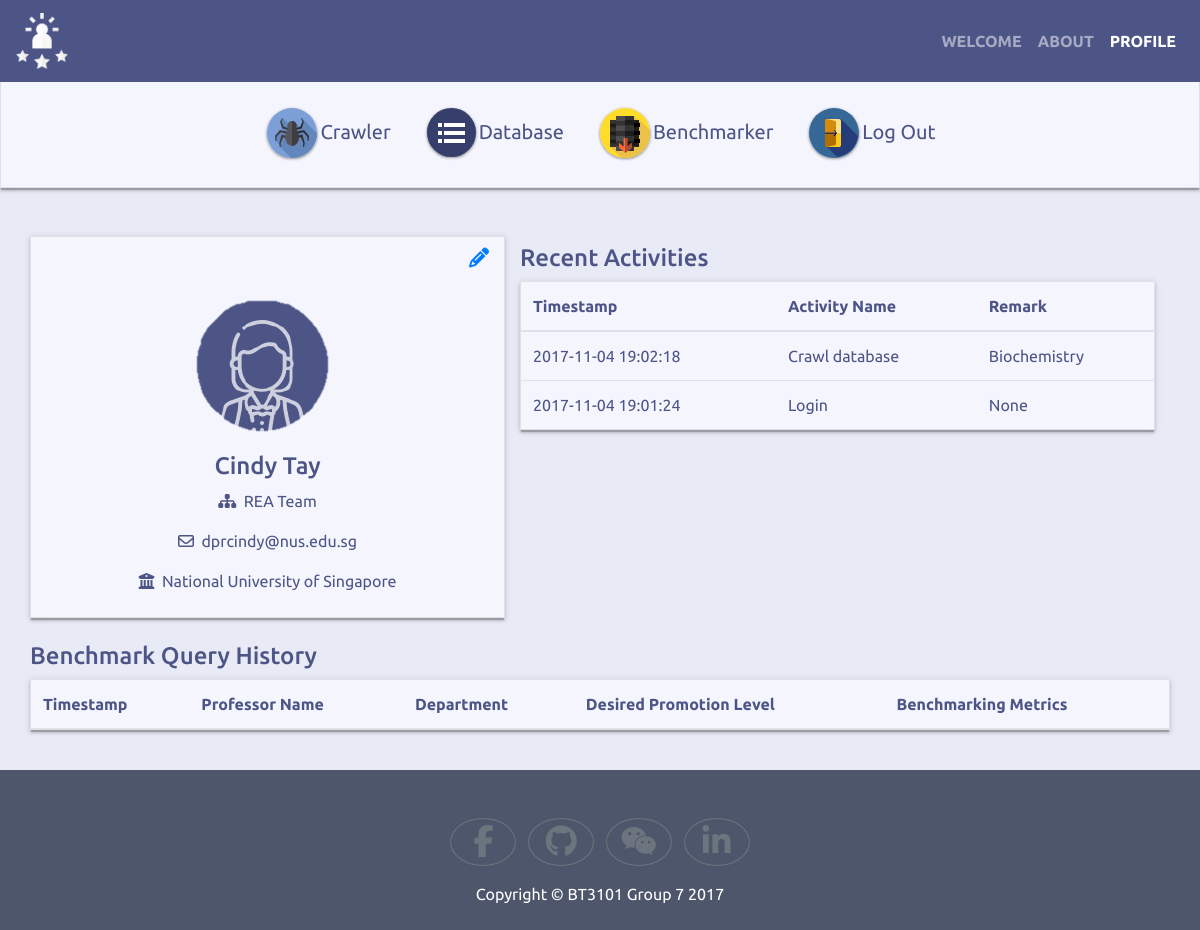
Page /profile/ (signed in) on the earlier database version.
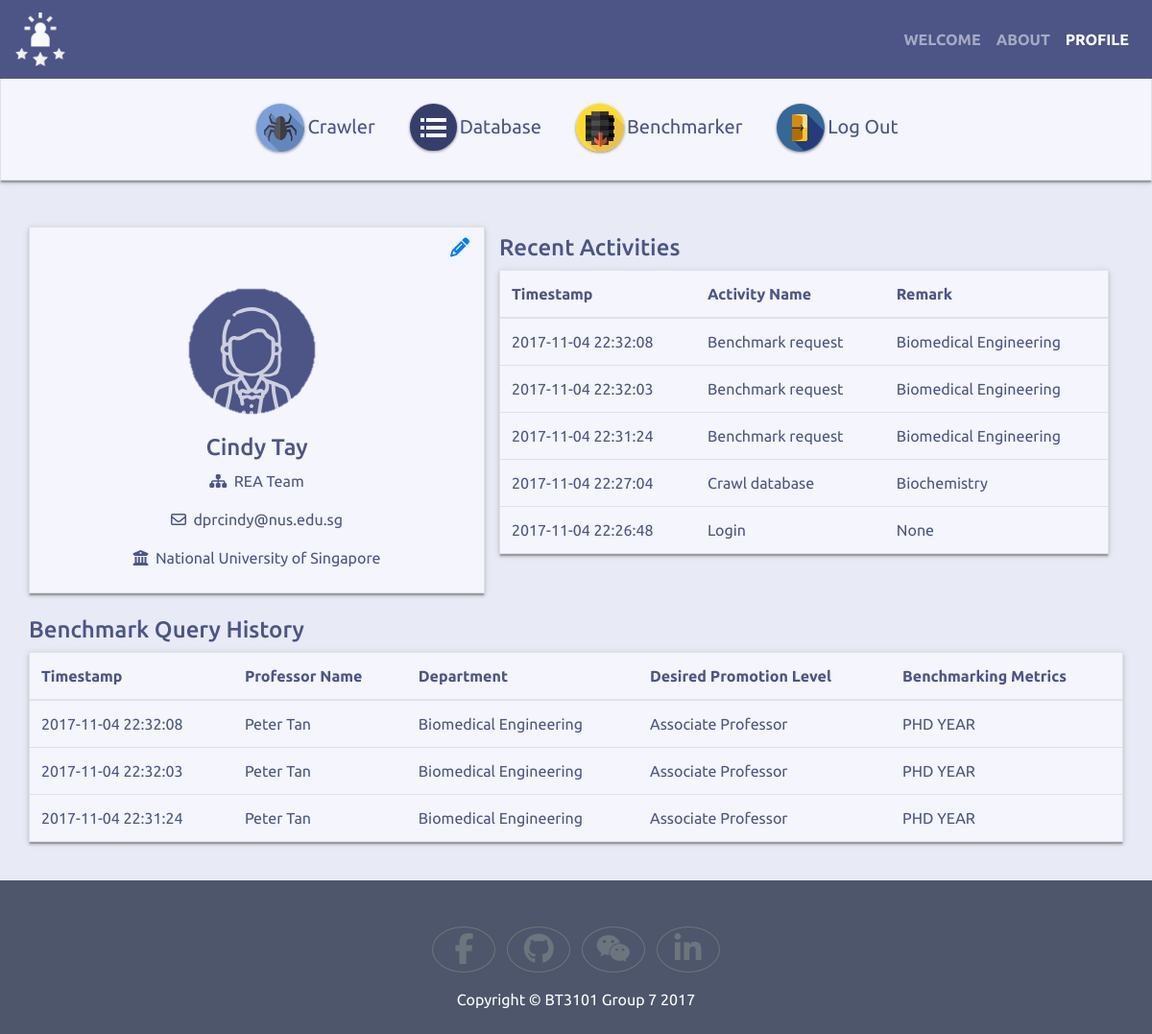
Same page on the later database version.
### tables this page shows
CREATE TABLE users (
  user_id integer primary key autoincrement,
  username text not null,
  password text not null,
  first_name text not null,
  last_name text not null,
  institution text not null,
  team text not null,
  email text not null,
  staff_id text not null
);

CREATE TABLE activities (
  activity_id integer primary key autoincrement,
  activity_timestamp text not null,
  user_id integer not null,
  activity_name text not null,
  remark text not null
);

CREATE TABLE benchmarks (
  benchmark_id integer primary key autoincrement,
  benchmark_timestamp text not null,
  user_id integer not null,
  name text not null,
  department text not null,
  position text not null,
  metrics text not null
);

### application.py (the view)
@app.route("/profile/")
def profile():
    if 'username' in session:
        user_id = session['user_id']
        full_user = query_db('select username, first_name, last_name, institution, team, email, staff_id from users where user_id = ?', (user_id,), one=True)
        activities = query_db('select activity_timestamp, activity_name, remark from activities where user_id = ? order by datetime(activity_timestamp) desc limit 5', (user_id,))
        benchmarks = query_db('select benchmark_timestamp, name, department, position, metrics from benchmarks where user_id = ? order by datetime(benchmark_timestamp) desc limit 5', (user_id,))
        return render_template("profile.html", user=full_user, activities=activities, benchmarks=benchmarks)
    else:
        return redirect(url_for('main'))

### application.py (called while the page is built)
def get_db():
    db = getattr(g, '_database', None)
    if db is None:
        db = g._database = sqlite3.connect(DATABASE)
    return db

def query_db(query, args=(), one=False):
    db = get_db()
    db.row_factory = sqlite3.Row
    cur = db.cursor().execute(query, args)
    rv = cur.fetchall()
    return (rv[0] if rv else None) if one else rv

@app.teardown_appcontext
def close_connection(exception):
    db = getattr(g, '_database', None)
    if db is not None:
        db.close()

### templates/profile.html (shortened to what this page needs)
<!doctype html>
<html lang="en">
  <head>
    <link rel="stylesheet" href="https://maxcdn.bootstrapcdn.com/bootstrap/4.0.0-beta.2/css/bootstrap.min.css">
    <link href="https://opensource.keycdn.com/fontawesome/4.7.0/font-awesome.min.css" rel="stylesheet">
    <link href="../static/css/custom.css" rel="stylesheet">
  </head>
  <body>
    <header class="navbar fixed-top navbar-expand-lg navbar-dark" style="background-color: #4C5586;">
      <a class="navbar-brand" href="#"><img class="img-fluid" src="../static/img/Logo.svg"></a>
      <div class="collapse navbar-collapse" id="navbarNavAltMarkup">
        <ul class="navbar-nav ml-auto">
          <li class="nav-item">
            <a class="nav-link font-weight-bold" href="{{ url_for('main') }}">WELCOME</a>
          </li>
          <li class="nav-item">
            <a class="nav-link font-weight-bold" href="{{ url_for('about') }}">ABOUT</a>
          </li>
          <li class="nav-item active">
            <a class="nav-link font-weight-bold" href="{{ url_for('profile') }}">PROFILE<span class="sr-only">(current)</span></a>
          </li>
        </ul>
      </div>
    </header>
    <div class="container-fluid border text-center mt-5 pt-5 pb-3 shadowed function-button">
      <div class="btn-group btn-group-lg" role="group" aria-label="Function buttons">
        <a class="btn btn-light btn-menu" href="{{ url_for('crawler') }}">
          <img src="../static/img/Crawl.svg">Crawler
        </a>
        <a class="btn btn-light btn-menu" href="{{ url_for('database') }}">
          <img src="../static/img/Menu.svg">Database
        </a>
        <a class="btn btn-light btn-menu" href="{{ url_for('benchmarker') }}">
          <img src="../static/img/Database.svg">Benchmarker
        </a>
        <a class="btn btn-light btn-menu" href="{{ url_for('logout') }}">
          <img src="../static/img/Logout.svg">Log Out
        </a>
      </div>
    </div>
    <div class="container pt-5">
      <div class="row">
        <div class="col-5 border text-center py-2 profile-box shadowed">
          <p class="text-right"><a href="#"><i class="fa fa-lg fa-pencil"></i></a></p>
          <img class="img-fluid" src="../static/img/Profile Icon.png" alt="User Profile Pic">
          <h4>{{ user['first_name'] }} {{ user['last_name'] }}</h4>
          <p><i class="fa fa-sitemap"></i>&nbsp; {{ user['team'] }}</p>
          <p><i class="fa fa-envelope-o"></i>&nbsp; {{ user['email'] }}</p>
          <p><i class="fa fa-university"></i>&nbsp; {{ user['institution'] }}</p>
        </div>
        <div class="col-7 pt-2">
          <h4>Recent Activities</h4>
          <table class="table border profile-box shadowed">
            <thead>
              <tr>
                <th scope="col">Timestamp</th>
                <th scope="col">Activity Name</th>
                <th scope="col">Remark</th>
              </tr>
            </thead>
            <tbody>
              {% for row in activities %}
                <tr>
                  <td>{{ row['activity_timestamp'] }}</td>
                  <td>{{ row['activity_name'] | capitalize }}</td>
                  <td>{{ row['remark'] }}</td>
                </tr>
              {% endfor %}
            </tbody>
          </table>
        </div>
      </div>
    </div>
    <div class="container py-4">
      <div class="row">
        <h4>Benchmark Query History</h4>
        <table class="table border profile-box shadowed">
          <thead>
            <tr>
              <th scope="col">Timestamp</th>
              <th scope="col">Professor Name</th>
              <th scope="col">Department</th>
              <th scope="col">Desired Promotion Level</th>
              <th scope="col">Benchmarking Metrics</th>
            </tr>
          </thead>
          <tbody>
            {% for row in benchmarks %}
              <tr>
                <td>{{ row['benchmark_timestamp'] }}</td>
                <td>{{ row['name'] }}</td>
                <td>{{ row['department'] }}</td>
                <td>{{ row['position'] }}
                <td>{{ row['metrics'] }}</td>
              </tr>
            {% endfor %}
          </tbody>
        </table>
      </div>
    </div>
    <footer class="footer pt-5 pb-2">
      <div class="container">
        <div class="text-center">
          <ul class="list-inline">
            <li class="list-inline-item">
              <a class="btn btn-outline-secondary rounded-circle" href="#" target="_blank">
                <i class="fa fa-fw fa-2x fa-facebook"></i>
              </a>
            </li>
            <li class="list-inline-item">
              <a class="btn btn-outline-secondary rounded-circle" href="#" target="_blank">
                <i class="fa fa-fw fa-2x fa-github"></i>
              </a>
            </li>
            <li class="list-inline-item">
              <a class="btn btn-outline-secondary rounded-circle" href="#" target="_blank">
                <i class="fa fa-fw fa-2x fa-wechat"></i>
              </a>
            </li>
            <li class="list-inline-item">
              <a class="btn btn-outline-secondary rounded-circle" href="#" target="_blank">
                <i class="fa fa-fw fa-2x fa-linkedin"></i>
              </a>
            </li>
          </ul>
          <p>Copyright &copy; BT3101 Group 7 2017</p>
        </div>
      </div>
    </footer>
  </body>
</html>

### static/css/custom.css (style rules this page uses)
body { font-family: Ubuntu, 'Helvetica Neue', Helvetica, Arial, sans-serif; color: #4C5586; background-color: #E8EAF6; }
.footer { background-color: #4D566A; }
.footer p { color: #fff; }
.shadowed { box-shadow:0 3px 3px 0 rgba(0,0,0,0.14),0 1px 7px 0 rgba(0,0,0,0.12),0 3px 1px -1px rgba(0,0,0,0.2) }
.btn-menu { color: #4C5586; border-color: #F4F5FD; background-color: #F4F5FD; }
.function-button { background-color: #F4F5FD; }
.profile-box { background-color: #F4F5FD; }

Differences in the rows shown:
no longer on this page (row unchanged): activities: activity_timestamp "2017-11-04 19:02:18", activity_name "Crawl database", remark "Biochemistry"
no longer on this page (row unchanged): activities: activity_timestamp "2017-11-04 19:01:24", activity_name "Login", remark "None"
added activities: activity_timestamp "2017-11-04 22:32:08", activity_name "Benchmark request", remark "Biomedical Engineering"
added activities: activity_timestamp "2017-11-04 22:32:03", activity_name "Benchmark request", remark "Biomedical Engineering"
added activities: activity_timestamp "2017-11-04 22:31:24", activity_name "Benchmark request", remark "Biomedical Engineering"
added activities: activity_timestamp "2017-11-04 22:27:04", activity_name "Crawl database", remark "Biochemistry"
added activities: activity_timestamp "2017-11-04 22:26:48", activity_name "Login", remark "None"
added benchmarks: benchmark_timestamp "2017-11-04 22:32:08", name "Peter Tan", department "Biomedical Engineering", position "Associate Professor", metrics "PHD YEAR"
added benchmarks: benchmark_timestamp "2017-11-04 22:32:03", name "Peter Tan", department "Biomedical Engineering", position "Associate Professor", metrics "PHD YEAR"
added benchmarks: benchmark_timestamp "2017-11-04 22:31:24", name "Peter Tan", department "Biomedical Engineering", position "Associate Professor", metrics "PHD YEAR"
